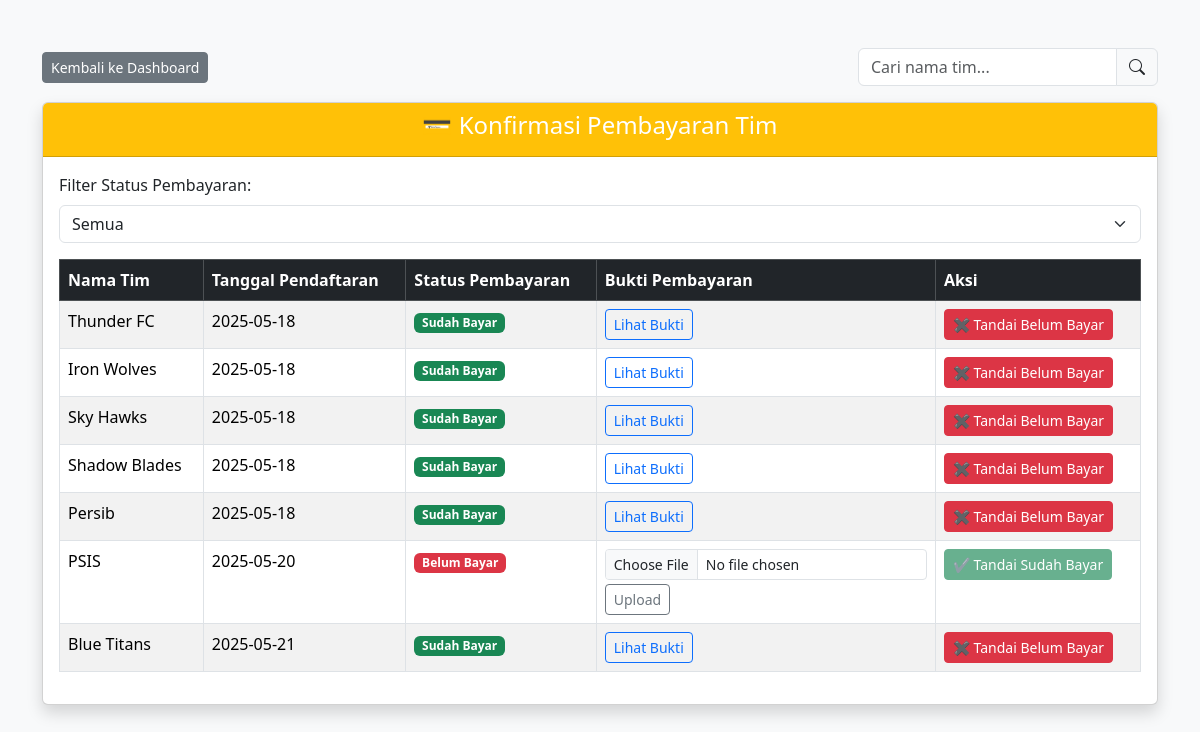
Screenshot of /admin/konfirmasi_pembayaran.php (signed in) with the database file from the repository.
### tables this page shows
CREATE TABLE `payments` (
  `payment_id` int(11) NOT NULL,
  `team_id` int(11) NOT NULL,
  `registration_date` date NOT NULL,
  `payment_status` varchar(50) NOT NULL,
  `payment_proof` varchar(255) DEFAULT NULL
);

CREATE TABLE `teams` (
  `id` int(11) NOT NULL,
  `team_name` varchar(100) NOT NULL
);

### admin/konfirmasi_pembayaran.php (the view, shortened to what this page needs)
<?php
include 'koneksi.php';
$result = $conn->query("
    SELECT payments.payment_id, payments.registration_date, payments.payment_status, payments.payment_proof, teams.team_name
    FROM payments
    JOIN teams ON payments.team_id = teams.id
");
?>
<!DOCTYPE html>
<html lang="id">
<head>
    <link href="https://cdn.jsdelivr.net/npm/bootstrap@5.3.2/dist/css/bootstrap.min.css" rel="stylesheet">
    <link href="https://cdn.jsdelivr.net/npm/bootstrap-icons@1.10.5/font/bootstrap-icons.css" rel="stylesheet">
</head>
<body class="bg-light">
<div class="container mt-5">
    <div class="d-flex justify-content-between align-items-center mb-3">
        <a href="dashboard_admin.php" class="btn btn-secondary btn-sm">Kembali ke Dashboard</a>
        <div class="input-group" style="max-width: 300px;">
            <input type="text" id="search" class="form-control" placeholder="Cari nama tim...">
            <span class="input-group-text" style="cursor: pointer;" onclick="filterTable()">
                <i class="bi bi-search"></i>
            </span>
        </div>
    </div>
    <div class="card shadow">
        <div class="card-header bg-warning text-white text-center">
            <h4>💳 Konfirmasi Pembayaran Tim</h4>
        </div>
        <div class="card-body">
            <div class="mb-3">
                <label for="statusFilter" class="form-label">Filter Status Pembayaran:</label>
                <select id="statusFilter" class="form-select" onchange="filterStatus()">
                    <option value="">Semua</option>
                </select>
            </div>
            <table class="table table-bordered table-striped" id="paymentTable">
                <thead class="table-dark">
                    <tr>
                        <th>Nama Tim</th>
                        <th>Tanggal Pendaftaran</th>
                        <th>Status Pembayaran</th>
                        <th>Bukti Pembayaran</th>
                        <th>Aksi</th>
                    </tr>
                </thead>
                <tbody>
                    <?php while ($row = $result->fetch_assoc()): ?>
                        <tr class="payment-row" data-status="<?= $row['payment_status'] ?>">
                            <td><?= htmlspecialchars($row['team_name']) ?></td>
                            <td><?= htmlspecialchars($row['registration_date']) ?></td>
                            <td>
                                <?php if ($row['payment_status'] == 'Sudah Bayar'): ?>
                                    <span class="badge bg-success">Sudah Bayar</span>
                                <?php else: ?>
                                    <span class="badge bg-danger">Belum Bayar</span>
                                <?php endif; ?>
                            </td>
                            <td>
                                <?php if ($row['payment_proof']): ?>
                                    <a href="uploads/payment_proofs/<?= $row['payment_proof'] ?>" target="_blank" class="btn btn-outline-primary btn-sm">Lihat Bukti</a>
                                <?php else: ?>
                                    <form action="upload_bukti.php" method="POST" enctype="multipart/form-data" style="display:inline;">
                                        <input type="file" name="proof" required accept="image/*,.pdf" class="form-control form-control-sm mb-1">
                                        <button type="submit" class="btn btn-sm btn-outline-secondary">Upload</button>
                                    </form>
                                <?php endif; ?>
                            </td>
                            <td>
                                <?php if ($row['payment_status'] == 'Belum Bayar'): ?>
                                    <?php if ($row['payment_proof']): ?>
                                        <a href="?id=<?= $row['payment_id'] ?>&status=bayar" class="btn btn-success btn-sm">✔ Tandai Sudah Bayar</a>
                                    <?php else: ?>
                                        <button class="btn btn-success btn-sm" disabled>✔ Tandai Sudah Bayar</button>
                                    <?php endif; ?>
                                <?php else: ?>
                                    <a href="?id=<?= $row['payment_id'] ?>&status=belum" class="btn btn-danger btn-sm">✖ Tandai Belum Bayar</a>
                                <?php endif; ?>
                            </td>
                        </tr>
                    <?php endwhile; ?>
                </tbody>
            </table>
        </div>
    </div>
</div>
</body>
</html>

### rows the page displays
payments: team.team_name "Thunder FC", registration_date "2025-05-18", payment_status "Sudah Bayar"
payments: team.team_name "Iron Wolves", registration_date "2025-05-18", payment_status "Sudah Bayar"
payments: team.team_name "Sky Hawks", registration_date "2025-05-18", payment_status "Sudah Bayar"
payments: team.team_name "Shadow Blades", registration_date "2025-05-18", payment_status "Sudah Bayar"
payments: team.team_name "Persib", registration_date "2025-05-18", payment_status "Sudah Bayar"
payments: team.team_name "PSIS", registration_date "2025-05-20", payment_status "Belum Bayar"
payments: team.team_name "Blue Titans", registration_date "2025-05-21", payment_status "Sudah Bayar"
